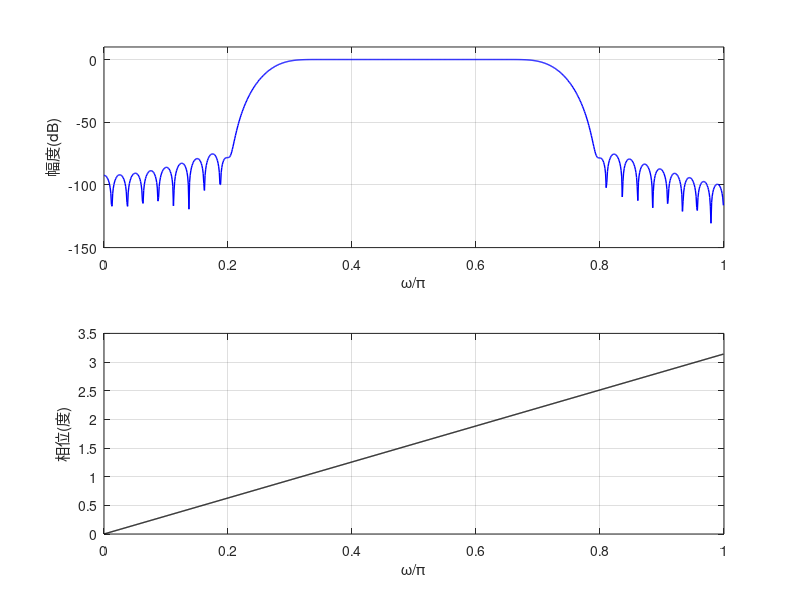

Reproduce this figure in MATLAB.
clc;clear all;close all;
ws1=0.2*pi;ws2=0.8*pi;
wp1=0.35*pi;wp2=0.65*pi;
tr_width=min((wp1-ws1),(ws2-wp2));
N=ceil(12*pi/tr_width)+1;
wc1=(ws1+wp1)/2;wc2=(ws2+wp2)/2;
wc=[wc1 wc2];
h=fir1(N,wc/pi,blackman(N+1));
[H,w]=freqz(h,1,1000);
mag=abs(H);db=20*log10(mag/max(mag));
subplot(2,1,1);
plot(w/pi,db,'-b','LineWidth',1);
xlabel('\omega/\pi');ylabel('幅度(dB)');axis([0,1,-150,10]);grid on;
subplot(2,1,2);
plot(w/pi,w,'-k','LineWidth',1);
xlabel('\omega/\pi');ylabel('相位(度)');grid on;
